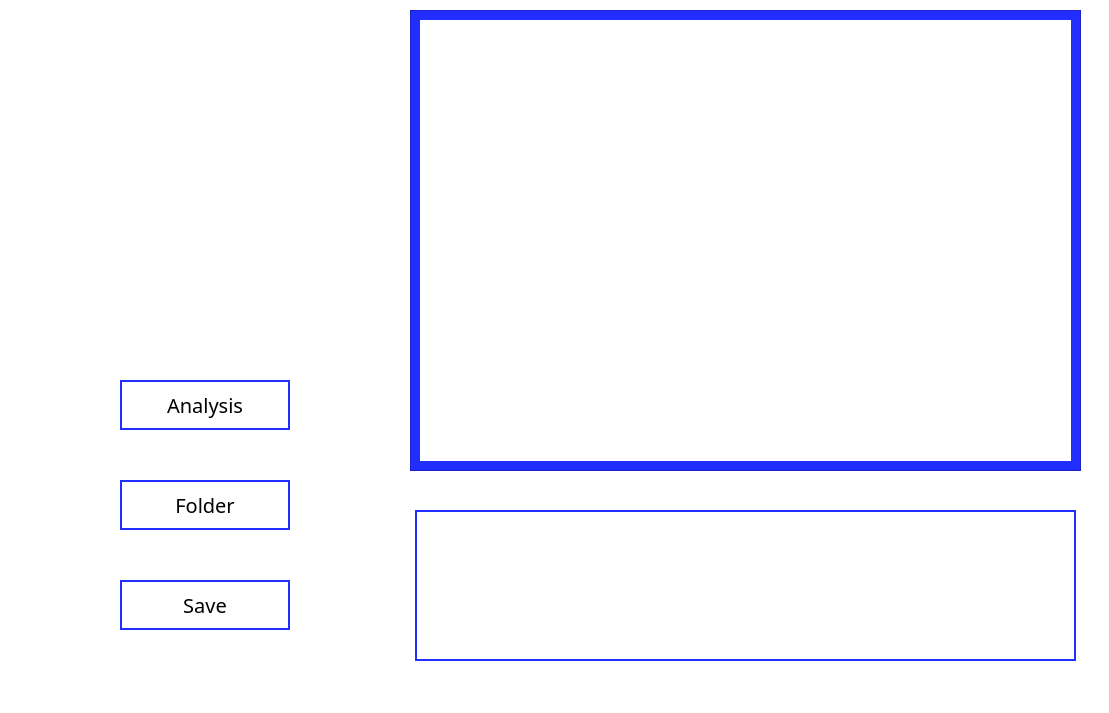
<?xml version="1.0" encoding="UTF-8"?>
<ui version="4.0">
 <class>MainWindow</class>
 <widget class="QMainWindow" name="MainWindow">
  <property name="geometry">
   <rect>
    <x>0</x>
    <y>0</y>
    <width>1109</width>
    <height>713</height>
   </rect>
  </property>
  <property name="windowTitle">
   <string>MainWindow</string>
  </property>
  <property name="styleSheet">
   <string notr="true">background-color: rgb(255, 255, 255);</string>
  </property>
  <widget class="QWidget" name="centralwidget">
   <widget class="QPushButton" name="AnalysisButton">
    <property name="geometry">
     <rect>
      <x>120</x>
      <y>380</y>
      <width>170</width>
      <height>50</height>
     </rect>
    </property>
    <property name="font">
     <font>
      <family>나눔스퀘어</family>
      <pointsize>15</pointsize>
      <weight>50</weight>
      <bold>false</bold>
     </font>
    </property>
    <property name="styleSheet">
     <string notr="true">background-color: rgb(255, 255, 255);
border:2px solid #222dff</string>
    </property>
    <property name="text">
     <string>Analysis</string>
    </property>
    <property name="icon">
     <iconset>
      <normaloff>C:/Users/Gun/Desktop/48390746_202618100682575_8438452542874058752_n.png</normaloff>C:/Users/Gun/Desktop/48390746_202618100682575_8438452542874058752_n.png</iconset>
    </property>
    <property name="iconSize">
     <size>
      <width>20</width>
      <height>20</height>
     </size>
    </property>
    <property name="shortcut">
     <string/>
    </property>
   </widget>
   <widget class="QPushButton" name="FolderButton">
    <property name="geometry">
     <rect>
      <x>120</x>
      <y>480</y>
      <width>170</width>
      <height>50</height>
     </rect>
    </property>
    <property name="font">
     <font>
      <family>나눔스퀘어</family>
      <pointsize>15</pointsize>
      <weight>50</weight>
      <bold>false</bold>
     </font>
    </property>
    <property name="styleSheet">
     <string notr="true">background-color: rgb(255, 255, 255);
border:2px solid #222dff</string>
    </property>
    <property name="text">
     <string>Folder</string>
    </property>
    <property name="icon">
     <iconset>
      <normaloff>C:/Users/Gun/Desktop/48416912_1982736148469483_4136976498814877696_n.png</normaloff>C:/Users/Gun/Desktop/48416912_1982736148469483_4136976498814877696_n.png</iconset>
    </property>
    <property name="iconSize">
     <size>
      <width>20</width>
      <height>20</height>
     </size>
    </property>
    <property name="shortcut">
     <string/>
    </property>
   </widget>
   <widget class="QPushButton" name="SaveButton">
    <property name="geometry">
     <rect>
      <x>120</x>
      <y>580</y>
      <width>170</width>
      <height>50</height>
     </rect>
    </property>
    <property name="font">
     <font>
      <family>나눔스퀘어</family>
      <pointsize>15</pointsize>
      <weight>50</weight>
      <bold>false</bold>
     </font>
    </property>
    <property name="styleSheet">
     <string notr="true">background-color: rgb(255, 255, 255);
border:2px solid #222dff</string>
    </property>
    <property name="text">
     <string>Save</string>
    </property>
    <property name="icon">
     <iconset>
      <normaloff>C:/Users/Gun/Desktop/48403613_290865764898025_369573556339605504_n.png</normaloff>C:/Users/Gun/Desktop/48403613_290865764898025_369573556339605504_n.png</iconset>
    </property>
    <property name="iconSize">
     <size>
      <width>20</width>
      <height>20</height>
     </size>
    </property>
    <property name="shortcut">
     <string/>
    </property>
   </widget>
   <widget class="QFrame" name="dicom_frame">
    <property name="geometry">
     <rect>
      <x>410</x>
      <y>10</y>
      <width>671</width>
      <height>461</height>
     </rect>
    </property>
    <property name="styleSheet">
     <string notr="true">background-color: rgb(34, 45, 255);</string>
    </property>
    <property name="frameShape">
     <enum>QFrame::StyledPanel</enum>
    </property>
    <property name="frameShadow">
     <enum>QFrame::Raised</enum>
    </property>
    <widget class="QLabel" name="picture_label">
     <property name="geometry">
      <rect>
       <x>10</x>
       <y>10</y>
       <width>651</width>
       <height>441</height>
      </rect>
     </property>
     <property name="styleSheet">
      <string notr="true">background-color: rgb(255, 255, 255);</string>
     </property>
     <property name="text">
      <string/>
     </property>
    </widget>
   </widget>
   <widget class="QLabel" name="label">
    <property name="geometry">
     <rect>
      <x>415</x>
      <y>510</y>
      <width>661</width>
      <height>151</height>
     </rect>
    </property>
    <property name="styleSheet">
     <string notr="true">border:2px solid #222dff</string>
    </property>
    <property name="text">
     <string/>
    </property>
    <property name="textFormat">
     <enum>Qt::PlainText</enum>
    </property>
   </widget>
   <widget class="QLabel" name="label_2">
    <property name="geometry">
     <rect>
      <x>50</x>
      <y>20</y>
      <width>311</width>
      <height>281</height>
     </rect>
    </property>
    <property name="text">
     <string/>
    </property>
   </widget>
  </widget>
  <widget class="QMenuBar" name="menubar">
   <property name="geometry">
    <rect>
     <x>0</x>
     <y>0</y>
     <width>1109</width>
     <height>21</height>
    </rect>
   </property>
  </widget>
  <widget class="QStatusBar" name="statusbar"/>
 </widget>
 <resources/>
 <connections/>
</ui>
